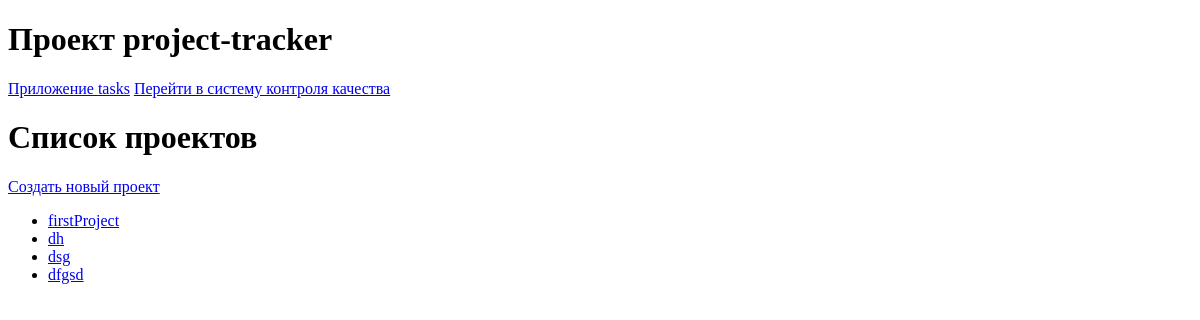
The app's page /projects/, older data.
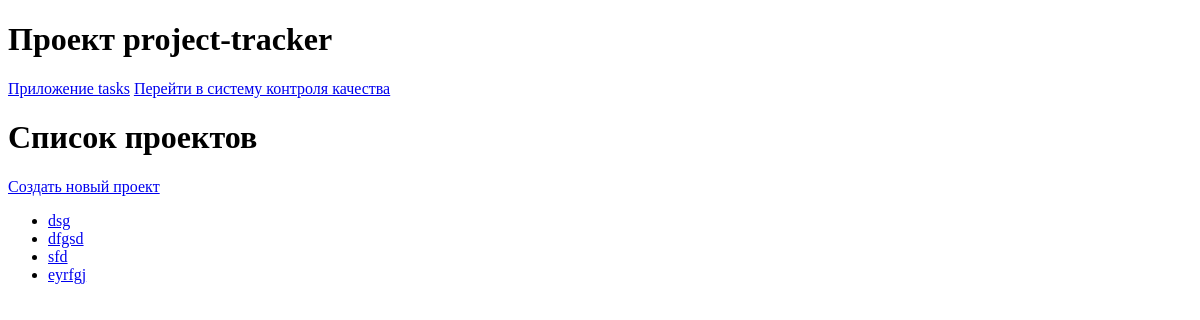
The same page, newer data.
### tasks/models.py (models this page shows, shortened)
class Project(models.Model):
    name = models.CharField(max_length=100)
    description = models.TextField()
    created_at = models.DateTimeField(auto_now_add=True)

### tasks/views.py (the view)
# urls.py: path('projects/', views.projects_list, name='projects_list'),
def projects_list(request):
    projects = Project.objects.all()
    return render(request, 'tasks/projects_list.html', {'project_list': projects})

### tasks/templates/tasks/projects_list.html
{% extends 'base/base.html' %}
{% block content %}
    <h1>Список проектов</h1>
    <p><a href="{% url 'tasks:create_project' %}">Создать новый проект</a></p>
    <ul>
        {% for project in project_list %}
            <li><a href="{% url 'tasks:project_detail' project.id %}">{{ project.name }}</a></li>
        {% endfor %}
    </ul>
{% endblock %}

Row changes from the older to the newer data that the page shows:
removed Project: name "firstProject"
removed Project: name "dh"
added Project: name "sfd"
added Project: name "eyrfgj"
